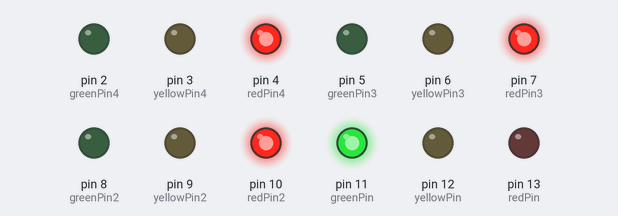
Simulated run of this sketch. Board: Arduino Uno, built with avr-gcc and run on an emulated ATmega328P. On the bench: output pins drawn as LEDs (lit = HIGH).

Above: at 0.1 s.
At 5.1 s:
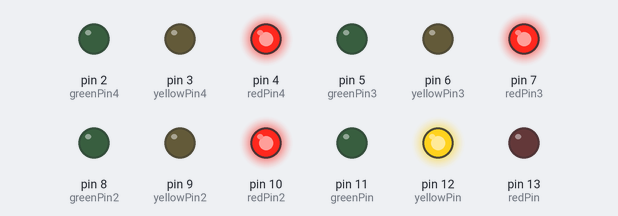
At 12.1 s:
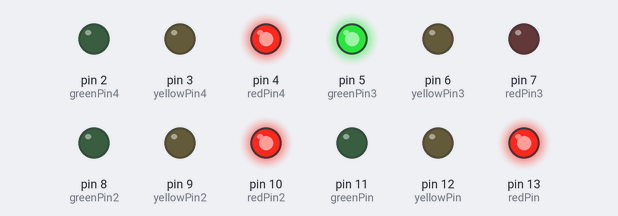
At 18.1 s:
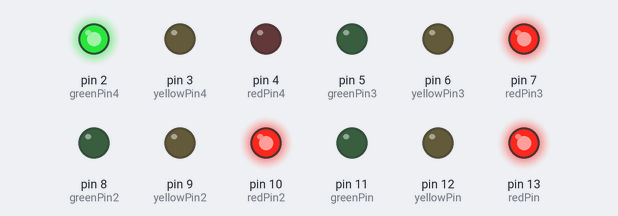
At 29.1 s:
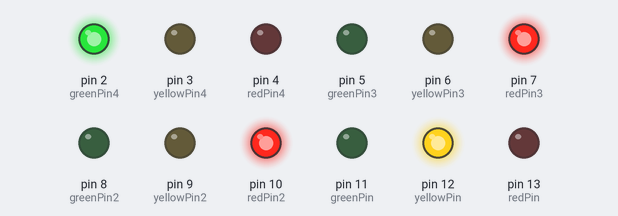
At 36.1 s:
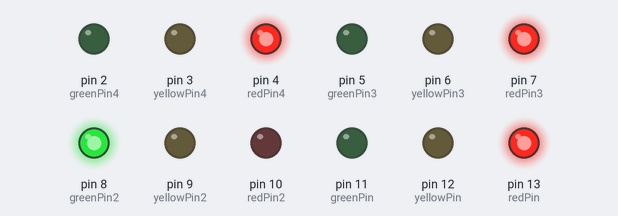
Timing chart, 0 to 37.6 s (numbered marks = the images above):
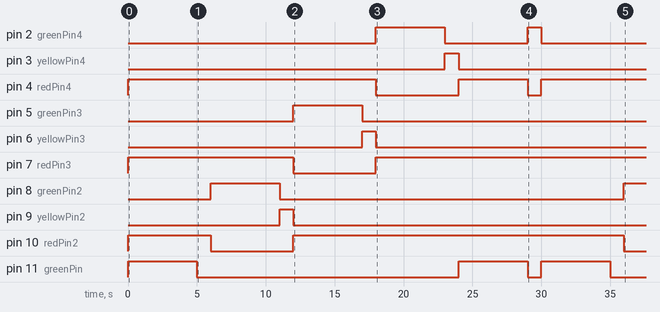

The sketch:

Abe_Traffic_Light.ino
```cpp
// Trafic light Abebayehu Group


// FOR ROAD 1
const int redPin = 13;
const int yellowPin = 12;
const int greenPin = 11;


 // FOR ROAD 2
const int redPin2 = 10;
const int yellowPin2 = 9;
const int greenPin2 = 8;


 // FOR ROAD 3
const int redPin3 = 7;
const int yellowPin3 = 6;
const int greenPin3 = 5;

 // FOR ROAD 4
const int redPin4 = 4;
const int yellowPin4 = 3;
const int greenPin4 = 2;

 // Green light duration in milliseconds
const int greenTime = 5000;
// Yellow light duration in milliseconds
const int yellowTime = 1000;

void setup() {
  pinMode(redPin, OUTPUT);
  pinMode(yellowPin, OUTPUT);
  pinMode(greenPin, OUTPUT);

  pinMode(redPin2, OUTPUT);
  pinMode(yellowPin2, OUTPUT);
  pinMode(greenPin2, OUTPUT);

  pinMode(redPin3, OUTPUT);
  pinMode(yellowPin3, OUTPUT);
  pinMode(greenPin3, OUTPUT);

  pinMode(redPin4, OUTPUT);
  pinMode(yellowPin4, OUTPUT);
  pinMode(greenPin4, OUTPUT);
}

void loop() {
  // Road 1
  digitalWrite(greenPin, HIGH);
  digitalWrite(yellowPin, LOW);
  digitalWrite(redPin, LOW);

  // Road 2
  digitalWrite(greenPin2, LOW);
  digitalWrite(yellowPin2, LOW);
  digitalWrite(redPin2, HIGH);

  // Road 3
  digitalWrite(greenPin3, LOW);
  digitalWrite(yellowPin3, LOW);
  digitalWrite(redPin3, HIGH);

  // Road 4
  digitalWrite(greenPin4, LOW);
  digitalWrite(yellowPin4, LOW);
  digitalWrite(redPin4, HIGH);

  delay(greenTime);

  // Road 1
  digitalWrite(greenPin, LOW);
  digitalWrite(yellowPin, HIGH);
  digitalWrite(redPin, LOW);

  delay(yellowTime);

  // Road 1
  digitalWrite(greenPin, LOW);
  digitalWrite(yellowPin, LOW);
  digitalWrite(redPin, HIGH);

  // Road 2
  digitalWrite(greenPin2, HIGH);
  digitalWrite(yellowPin2, LOW);
  digitalWrite(redPin2, LOW);

  delay(greenTime);

  // Road 2
  digitalWrite(greenPin2, LOW);
  digitalWrite(yellowPin2, HIGH);
  digitalWrite(redPin2, LOW);

  delay(yellowTime);

  // Road 2
  digitalWrite(greenPin2, LOW);
  digitalWrite(yellowPin2, LOW);
  digitalWrite(redPin2, HIGH);

  // Road 3
  digitalWrite(greenPin3, HIGH);
  digitalWrite(yellowPin3, LOW);
  digitalWrite(redPin3, LOW);

  delay(greenTime);

  // Road 3
  digitalWrite(greenPin3, LOW);
  digitalWrite(yellowPin3, HIGH);
  digitalWrite(redPin3, LOW);

  delay(yellowTime);

  // Road 3
  digitalWrite(greenPin3, LOW);
  digitalWrite(yellowPin3, LOW);
  digitalWrite(redPin3, HIGH);

  // Road 4
  digitalWrite(greenPin4, HIGH);
  digitalWrite(yellowPin4, LOW);
  digitalWrite(redPin4, LOW);

  delay(greenTime);

  // Road 4
  digitalWrite(greenPin4, LOW);
  digitalWrite(yellowPin4, HIGH);
  digitalWrite(redPin4, LOW);

  delay(yellowTime);

  // Road 4
  digitalWrite(greenPin4, LOW);
  digitalWrite(yellowPin4, LOW);
  digitalWrite(redPin4, HIGH);

  // Road 1
  digitalWrite(greenPin, HIGH);
  digitalWrite(yellowPin, LOW);
  digitalWrite(redPin, LOW);

  delay(greenTime);

  // Road 1
  digitalWrite(greenPin, LOW);
  digitalWrite(yellowPin, HIGH);
  digitalWrite(redPin, LOW);

  // Road 4
  digitalWrite(greenPin4, HIGH);
  digitalWrite(yellowPin4, LOW);
  digitalWrite(redPin4, LOW);

  delay(yellowTime);
}
```

Measured:
- by itself, pin 2 (greenPin4): LOW → HIGH at 18.0 s, → LOW 5.0 s later, → HIGH 6.0 s later, → LOW 1.0 s later
- by itself, pin 3 (yellowPin4): LOW → HIGH at 23.0 s, → LOW 1.0 s later
- by itself, pin 4 (redPin4): goes HIGH 18.0 s, LOW 6.0 s, HIGH 5.0 s, LOW 1.0 s, then HIGH
- by itself, pin 5 (greenPin3): LOW → HIGH at 12.0 s, → LOW 5.0 s later
- by itself, pin 6 (yellowPin3): LOW → HIGH at 17.0 s, → LOW 1.0 s later
- by itself, pin 7 (redPin3): LOW → HIGH at 0.00 s, → LOW 12.0 s later, → HIGH 6.0 s later
- by itself, pin 8 (greenPin2): LOW → HIGH at 6.0 s, → LOW 5.0 s later, → HIGH 25.0 s later
- by itself, pin 9 (yellowPin2): LOW → HIGH at 11.0 s, → LOW 1.0 s later
